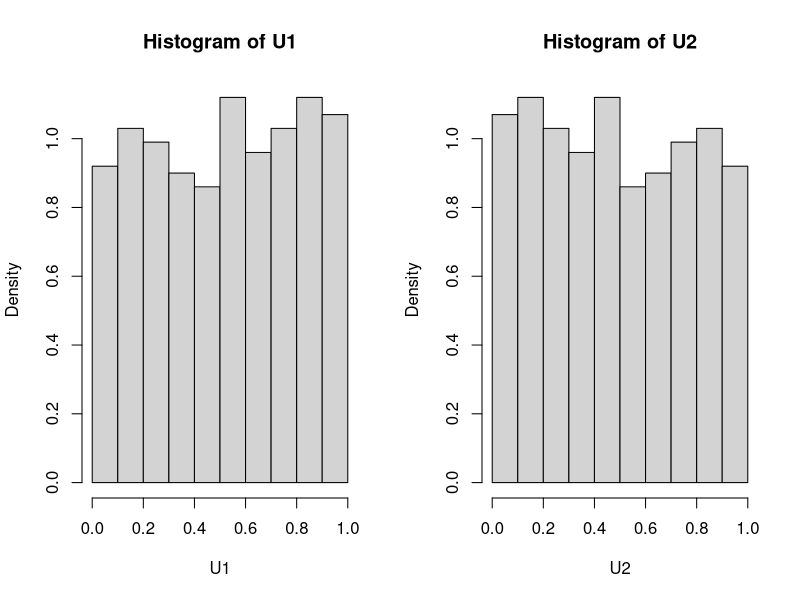
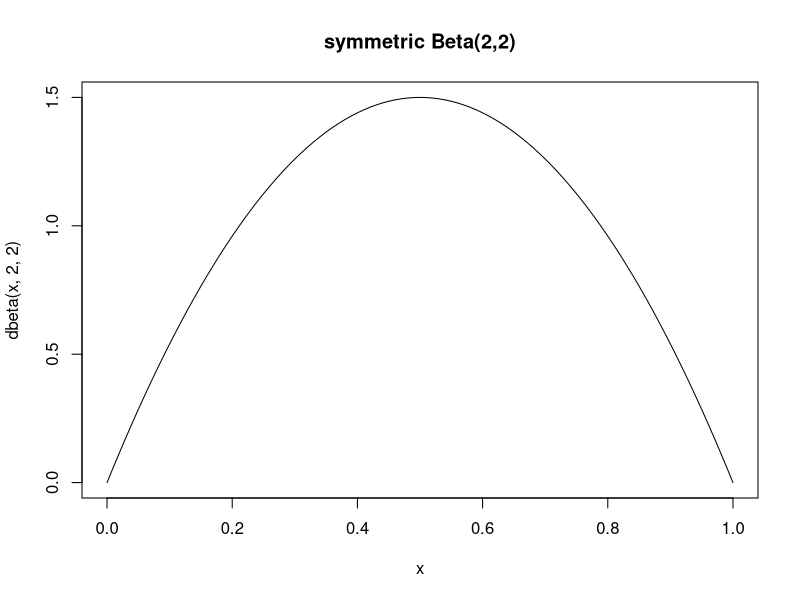

R code for these plots, in order:
## ---- chunk 1
U1 = runif(1000)
U2 = (1 - U1)

par(mfrow = c(1,2))
hist(U1, probability = TRUE)
hist(U2, probability = TRUE)
par(mfrow = (c(1,1)))

print(cor(U1, U2))
## ---- chunk 2
set.seed(6)
m = 10000
U = runif(m)
g = exp(U) 

theta = mean(g) ## theta for simple MC
theta
var_theta1 = var(g)/m

## ---- chunk 3
set.seed(6)
m = 5000
U = runif(m)
T1 = exp(U)
T2 = exp(1-U)

cov(T1, T2)

c = (1/2)

anti_thetic = c*mean(T1) + (1-c)*mean(T2) ## Antithetic Control Variate
anti_thetic

##variance of theta2
var_theta2 = var(T2)/m + c**2 * var(T1 - T2)/m + 2*c*cov(T2, T1 - T2)/m

(var_theta1 - var_theta2) / var_theta1

## ---- chunk 4
curve(expr = dbeta(x, 2, 2), from = 0, to = 1, main = "symmetric Beta(2,2)")
U = rbeta(1000, 2, 2)
cor(U, 1-U)
## ---- chunk 5

n = 10^6
m = n/2

h <- function(x){
    out = x/(2^x - 1)
    return(out)
}

y = rnorm(n)
theta_MC = mean(h(y))

w = rnorm(m)
theta_AS = sum(h(w) + h(-1 * w)) / n

print(theta_MC)
print(theta_AS)
